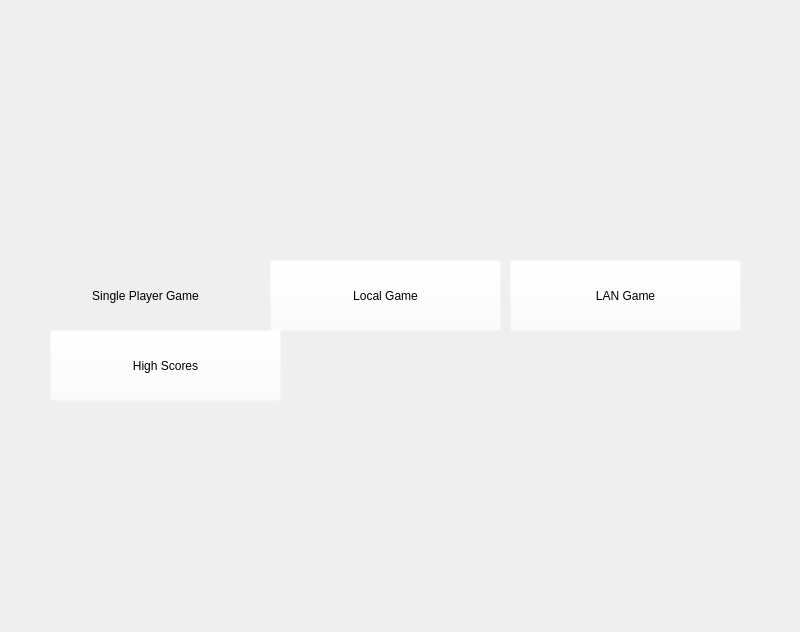
<?xml version="1.0" encoding="UTF-8"?>
<ui version="4.0">
 <class>MainMenu</class>
 <widget class="QMainWindow" name="MainMenu">
  <property name="geometry">
   <rect>
    <x>0</x>
    <y>0</y>
    <width>800</width>
    <height>632</height>
   </rect>
  </property>
  <property name="windowTitle">
   <string>MainWindow</string>
  </property>
  <widget class="QWidget" name="centralwidget">
   <widget class="QPushButton" name="single">
    <property name="geometry">
     <rect>
      <x>30</x>
      <y>260</y>
      <width>231</width>
      <height>71</height>
     </rect>
    </property>
    <property name="autoFillBackground">
     <bool>false</bool>
    </property>
    <property name="styleSheet">
     <string notr="true">background-color: rgba(255, 255, 255, 0);</string>
    </property>
    <property name="text">
     <string>Single Player Game</string>
    </property>
    <property name="flat">
     <bool>true</bool>
    </property>
   </widget>
   <widget class="QPushButton" name="local">
    <property name="geometry">
     <rect>
      <x>270</x>
      <y>260</y>
      <width>231</width>
      <height>71</height>
     </rect>
    </property>
    <property name="styleSheet">
     <string notr="true">background-color: rgba(255, 255, 255, 0);</string>
    </property>
    <property name="text">
     <string>Local Game</string>
    </property>
   </widget>
   <widget class="QPushButton" name="lan">
    <property name="geometry">
     <rect>
      <x>510</x>
      <y>260</y>
      <width>231</width>
      <height>71</height>
     </rect>
    </property>
    <property name="styleSheet">
     <string notr="true">background-color: rgba(255, 255, 255, 0);</string>
    </property>
    <property name="text">
     <string>LAN Game</string>
    </property>
   </widget>
   <widget class="QLabel" name="label">
    <property name="geometry">
     <rect>
      <x>-130</x>
      <y>-210</y>
      <width>1241</width>
      <height>961</height>
     </rect>
    </property>
    <property name="text">
     <string>&lt;html&gt;&lt;head/&gt;&lt;body&gt;&lt;p&gt;&lt;img src=&quot;:/img/background.jpeg&quot;/&gt;&lt;/p&gt;&lt;/body&gt;&lt;/html&gt;</string>
    </property>
   </widget>
   <widget class="QLabel" name="label_2">
    <property name="geometry">
     <rect>
      <x>-130</x>
      <y>-140</y>
      <width>1061</width>
      <height>541</height>
     </rect>
    </property>
    <property name="text">
     <string>&lt;html&gt;&lt;head/&gt;&lt;body&gt;&lt;p&gt;&lt;img src=&quot;:/img/Title.jpeg&quot;/&gt;&lt;/p&gt;&lt;/body&gt;&lt;/html&gt;</string>
    </property>
   </widget>
   <widget class="QPushButton" name="HighScores">
    <property name="geometry">
     <rect>
      <x>50</x>
      <y>330</y>
      <width>231</width>
      <height>71</height>
     </rect>
    </property>
    <property name="styleSheet">
     <string notr="true">background-color: rgba(255, 255, 255, 0); </string>
    </property>
    <property name="text">
     <string>High Scores</string>
    </property>
   </widget>
   <zorder>label</zorder>
   <zorder>label_2</zorder>
   <zorder>single</zorder>
   <zorder>lan</zorder>
   <zorder>local</zorder>
   <zorder>HighScores</zorder>
  </widget>
 </widget>
 <resources/>
 <connections/>
</ui>
